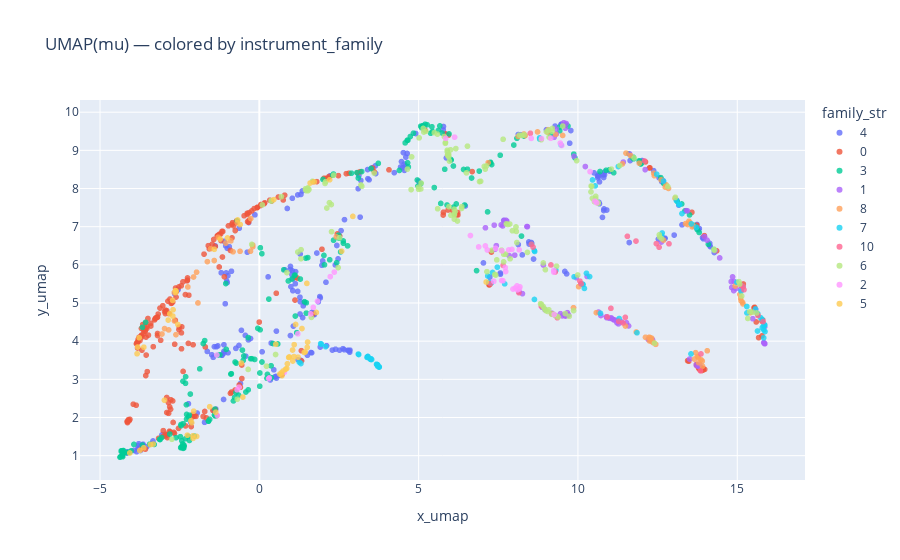

Write notebook code for a chart like this one.
### Code cell
fig = px.scatter(
    df,
    x="x_umap",
    y="y_umap",
    color="family_str",
    hover_data=["key", "family", "pitch"],
    title="UMAP(mu) — colored by instrument_family",
    opacity=0.8,
)
fig.update_traces(marker=dict(size=6))
fig.show()

### Figure 1 — Plotly figure (JSON) as saved in the notebook; plotly's stock layout.template omitted (floating-point values rounded to 4 significant figures; data arrays with more than 128 entries replaced by an {"elided": "..."} marker saying what was removed)
{"data": [{"customdata": {"elided": "240x3 mixed values"}, "hovertemplate": "family_str=4<br>x_umap=%{x}<br>y_umap=%{y}<br>key=%{customdata[0]}<br>family=%{customdata[1]}<br>pitch=%{customdata[2]}<extra></extra>", "legendgroup": "4", "marker": {"color": "#636efa", "opacity": 0.8, "size": 6, "symbol": "circle"}, "mode": "markers", "name": "4", "showlegend": true, "type": "scattergl", "x": {"elided": "240 float values"}, "xaxis": "x", "y": {"elided": "240 float values"}, "yaxis": "y"}, {"customdata": {"elided": "253x3 mixed values"}, "hovertemplate": "family_str=0<br>x_umap=%{x}<br>y_umap=%{y}<br>key=%{customdata[0]}<br>family=%{customdata[1]}<br>pitch=%{customdata[2]}<extra></extra>", "legendgroup": "0", "marker": {"color": "#EF553B", "opacity": 0.8, "size": 6, "symbol": "circle"}, "mode": "markers", "name": "0", "showlegend": true, "type": "scattergl", "x": {"elided": "253 float values"}, "xaxis": "x", "y": {"elided": "253 float values"}, "yaxis": "y"}, {"customdata": {"elided": "216x3 mixed values"}, "hovertemplate": "family_str=3<br>x_umap=%{x}<br>y_umap=%{y}<br>key=%{customdata[0]}<br>family=%{customdata[1]}<br>pitch=%{customdata[2]}<extra></extra>", "legendgroup": "3", "marker": {"color": "#00cc96", "opacity": 0.8, "size": 6, "symbol": "circle"}, "mode": "markers", "name": "3", "showlegend": true, "type": "scattergl", "x": {"elided": "216 float values"}, "xaxis": "x", "y": {"elided": "216 float values"}, "yaxis": "y"}, {"customdata": {"elided": "95x3 mixed values"}, "hovertemplate": "family_str=1<br>x_umap=%{x}<br>y_umap=%{y}<br>key=%{customdata[0]}<br>family=%{customdata[1]}<br>pitch=%{customdata[2]}<extra></extra>", "legendgroup": "1", "marker": {"color": "#ab63fa", "opacity": 0.8, "size": 6, "symbol": "circle"}, "mode": "markers", "name": "1", "showlegend": true, "type": "scattergl", "x": [7.372, 10.98, 13.82, 14.9, 15.84, 14.81, 11.14, 9.279, 7.669, 14.45, 8.398, 11.36, 9.509, 15.85, 14.96, 15.58, 7.589, 11.52, 10.72, 9.315, 15.83, 8.257, 10.23, 12.11, 12.23, 9.632, 9.606, 9.25, 14.83, 15.49, 7.097, 11.59, 14.3, 7.841, 11.22, 11.24, 15.86, 12.3, 10.9, 8.916, 9.605, 13.4, 9.557, 9.322, 11.42, 8.157, 9.668, 15.84, 7.744, 13.62, 9.581, 15.11, 11.08, 15.58, 12.34, 14.85, 14.89, 7.438, 15.86, 8.876, 10.65, 8.413, 13.97, 15.86, 13.44, 12.62, 9.705, 9.654, 13.71, 12.3, 12.21, 11.04, 9.689, 9.191, 8.964, 11.27, 7.636, 10.9, 13.79, 13.78, 12.28, 8.016, 9.948, 14.05, 11.62, 10.29, 7.404, 7.768, 15.12, 11.13, 13.5, 9.877, 10.09, 9.452, 12.68], "xaxis": "x", "y": [7.04, 4.599, 3.391, 5.563, 3.948, 5.56, 4.56, 4.679, 7.162, 6.182, 7.003, 4.505, 4.662, 3.948, 5.379, 4.761, 7.046, 4.482, 4.672, 9.558, 3.964, 5.245, 8.576, 8.494, 4.049, 9.703, 9.581, 9.341, 5.405, 4.588, 6.971, 4.399, 6.37, 6.241, 4.483, 4.546, 4.381, 4.01, 4.614, 5.995, 4.658, 7.42, 9.723, 9.43, 8.692, 5.292, 4.747, 3.955, 7.166, 7.014, 4.693, 5.342, 4.581, 4.827, 4.04, 5.684, 5.325, 6.502, 3.933, 4.888, 4.763, 7.002, 6.738, 3.935, 7.414, 6.598, 4.687, 4.669, 3.373, 4.009, 4.045, 4.611, 4.683, 4.729, 4.825, 4.454, 7.019, 4.639, 3.343, 3.337, 4.013, 6.254, 5.665, 6.646, 8.905, 5.697, 6.412, 7.146, 5.463, 4.556, 3.531, 8.844, 5.5, 4.72, 8.202], "yaxis": "y"}, {"customdata": {"elided": "84x3 mixed values"}, "hovertemplate": "family_str=8<br>x_umap=%{x}<br>y_umap=%{y}<br>key=%{customdata[0]}<br>family=%{customdata[1]}<br>pitch=%{customdata[2]}<extra></extra>", "legendgroup": "8", "marker": {"color": "#FFA15A", "opacity": 0.8, "size": 6, "symbol": "circle"}, "mode": "markers", "name": "8", "showlegend": true, "type": "scattergl", "x": [-2.664, 12.27, -0.8934, 0.3882, -0.6902, -1.97, -0.2066, -1.528, -1.051, 11.49, 13.59, 11.83, 11.65, -2.845, 12.32, -1.926, 11.4, -1.29, 13.66, 12.38, 12.4, 13.38, -2.616, 12.44, 12.31, 12.29, 9.519, 12.24, 9.861, 12.84, 12.24, 14.06, 13.48, -0.204, -0.277, 13.69, 15.18, -1.63, -0.6053, -0.268, 11.92, 5.913, 13.91, 13.52, 14.93, 13.9, -3.055, 15.11, -2.065, -2.669, 15.17, 15.41, 2.414, 10.58, 8.306, 13.79, -2.243, 8.121, 9.046, 8.342, 13.77, 12.69, 13.61, -0.8253, 13.75, 12.61, 12.38, 13.44, 12.74, 7.182, 9.301, 10.02, -2.974, 9.066, 13.86, -1.415, 12.37, 12.12, 8.731, 11.51, 13.05, 15.08, 15.12, 12.77], "xaxis": "x", "y": [4.529, 4.094, 6.628, 7.671, 7.103, 5.808, 6.52, 6.425, 6.569, 4.397, 6.994, 4.24, 8.862, 4.295, 4.078, 5.001, 8.645, 6.723, 3.531, 8.401, 8.336, 7.08, 4.17, 3.917, 3.99, 4.021, 9.391, 4.006, 4.876, 8.002, 4.102, 3.748, 7.142, 6.475, 6.358, 3.699, 4.976, 6.084, 6.355, 7.213, 8.664, 8.871, 3.345, 7.104, 5.445, 3.48, 4.188, 5.122, 5.681, 5.274, 5.015, 4.745, 6.733, 4.747, 9.428, 3.433, 5.421, 9.364, 9.475, 9.387, 3.575, 6.648, 7.025, 6.342, 3.597, 8.227, 3.958, 7.056, 8.038, 8.677, 9.417, 5.429, 4.33, 9.543, 3.513, 6.113, 3.96, 4.102, 9.483, 8.927, 7.746, 5.226, 5.057, 8.095], "yaxis": "y"}, {"customdata": {"elided": "84x3 mixed values"}, "hovertemplate": "family_str=7<br>x_umap=%{x}<br>y_umap=%{y}<br>key=%{customdata[0]}<br>family=%{customdata[1]}<br>pitch=%{customdata[2]}<extra></extra>", "legendgroup": "7", "marker": {"color": "#19d3f3", "opacity": 0.8, "size": 6, "symbol": "circle"}, "mode": "markers", "name": "7", "showlegend": true, "type": "scattergl", "x": [3.433, 11.85, 3.484, 3.679, 15.86, 3.38, 10.71, 15.83, 7.32, 3.48, 15.78, 7.7, 10.2, 3.755, 14.99, 10.14, 3.493, 12.62, 15.64, 7.279, 8.796, 13.19, 3.705, 15.64, 13.56, 12.69, 15.18, 13.72, 3.705, 15.3, 15.83, 12.47, 10.16, 8.63, 3.524, 2.081, 10.54, 3.106, 9.307, 3.714, 3.723, 3.749, 13.09, 13.55, 3.5, 3.766, 1.305, 7.168, 15.57, 13.17, 8.799, 15.12, 13.26, 15.82, 15.86, 11.29, 11.27, 15.74, 8.634, 3.758, 8.546, 1.255, 7.469, 7.198, 12.64, 15.87, 3.684, 1.946, 10.37, 3.718, 15.78, 14.27, 10.27, 3.712, 3.386, 1.925, 3.506, 10.46, 3.119, 3.408, 9.474, 15.3, 8.641, 9.878], "xaxis": "x", "y": [3.563, 4.22, 3.528, 3.395, 4.417, 3.575, 4.729, 4.088, 5.8, 3.534, 4.352, 5.502, 5.383, 3.321, 5.543, 5.497, 3.523, 6.772, 4.719, 5.524, 9.327, 7.585, 3.386, 4.267, 7.073, 8.196, 5.422, 6.981, 3.372, 4.908, 4.297, 8.374, 5.486, 6.376, 3.52, 3.856, 8.068, 3.661, 5.859, 3.344, 3.355, 3.337, 7.686, 3.666, 3.521, 3.322, 3.414, 5.709, 4.844, 7.577, 9.295, 5.31, 7.344, 4.4, 4.431, 4.593, 8.576, 4.613, 5.093, 3.329, 6.538, 3.449, 5.939, 5.543, 6.834, 4.251, 3.388, 3.92, 5.692, 3.358, 4.57, 6.405, 5.778, 3.382, 3.587, 3.935, 3.539, 8.225, 3.65, 3.6, 9.139, 4.739, 6.351, 5.687], "yaxis": "y"}, {"customdata": [["vocal_acoustic_000-069-100", 10, 69], ["vocal_synthetic_003-040-050", 10, 40], ["vocal_acoustic_000-063-050", 10, 63], ["vocal_synthetic_003-100-075", 10, 100], ["vocal_acoustic_000-058-050", 10, 58], ["vocal_synthetic_003-067-075", 10, 67], ["vocal_acoustic_000-070-127", 10, 70], ["vocal_synthetic_003-051-050", 10, 51], ["vocal_synthetic_003-040-100", 10, 40], ["vocal_synthetic_003-089-075", 10, 89], ["vocal_synthetic_003-021-025", 10, 21], ["vocal_acoustic_000-055-100", 10, 55], ["vocal_synthetic_003-058-025", 10, 58], ["vocal_synthetic_003-068-127", 10, 68], ["vocal_acoustic_000-059-050", 10, 59], ["vocal_synthetic_003-079-127", 10, 79], ["vocal_acoustic_000-065-075", 10, 65], ["vocal_acoustic_000-052-050", 10, 52], ["vocal_synthetic_003-102-100", 10, 102], ["vocal_acoustic_000-067-100", 10, 67], ["vocal_acoustic_000-057-050", 10, 57], ["vocal_synthetic_003-052-127", 10, 52], ["vocal_synthetic_003-061-050", 10, 61], ["vocal_acoustic_000-066-100", 10, 66], ["vocal_synthetic_003-099-075", 10, 99], ["vocal_synthetic_003-030-100", 10, 30], ["vocal_synthetic_003-036-075", 10, 36], ["vocal_synthetic_003-039-075", 10, 39], ["vocal_acoustic_000-064-025", 10, 64], ["vocal_synthetic_003-029-025", 10, 29], ["vocal_acoustic_000-054-075", 10, 54]], "hovertemplate": "family_str=10<br>x_umap=%{x}<br>y_umap=%{y}<br>key=%{customdata[0]}<br>family=%{customdata[1]}<br>pitch=%{customdata[2]}<extra></extra>", "legendgroup": "10", "marker": {"color": "#FF6692", "opacity": 0.8, "size": 6, "symbol": "circle"}, "mode": "markers", "name": "10", "showlegend": true, "type": "scattergl", "x": [7.651, 15.12, 8.542, 9.152, 11.55, 8.846, 9.286, 13.86, 15.81, 9.352, 8.505, 11.49, 11.42, 9.172, 12.46, 8.146, 11.03, 12.86, 10.92, 10.06, 11.82, 13.85, 11.28, 10.1, 7.25, 15.19, 15.21, 15.65, 8.59, 12.09, 12.55], "xaxis": "x", "y": [5.987, 5.453, 6.539, 5.997, 6.748, 4.921, 5.813, 3.665, 4.513, 4.613, 9.447, 4.624, 4.477, 4.715, 6.556, 5.269, 4.86, 6.551, 4.636, 5.572, 6.623, 3.222, 4.518, 5.502, 5.508, 5.427, 5.347, 4.672, 6.466, 8.722, 6.463], "yaxis": "y"}, {"customdata": {"elided": "153x3 mixed values"}, "hovertemplate": "family_str=6<br>x_umap=%{x}<br>y_umap=%{y}<br>key=%{customdata[0]}<br>family=%{customdata[1]}<br>pitch=%{customdata[2]}<extra></extra>", "legendgroup": "6", "marker": {"color": "#B6E880", "opacity": 0.8, "size": 6, "symbol": "circle"}, "mode": "markers", "name": "6", "showlegend": true, "type": "scattergl", "x": {"elided": "153 float values"}, "xaxis": "x", "y": {"elided": "153 float values"}, "yaxis": "y"}, {"customdata": {"elided": "46x3 mixed values"}, "hovertemplate": "family_str=2<br>x_umap=%{x}<br>y_umap=%{y}<br>key=%{customdata[0]}<br>family=%{customdata[1]}<br>pitch=%{customdata[2]}<extra></extra>", "legendgroup": "2", "marker": {"color": "#FF97FF", "opacity": 0.8, "size": 6, "symbol": "circle"}, "mode": "markers", "name": "2", "showlegend": true, "type": "scattergl", "x": [5.851, 7.417, 8.098, 9.24, 7.358, 1.826, -0.6332, 7.612, 7.961, 8.087, 7.718, 7.646, 10.38, 1.209, -0.6975, 7.826, 7.604, 8.028, 2.353, 2.227, 0.7848, 10.53, 9.445, 9.145, 7.928, 7.156, -1.33, 6.625, 8.179, 7.731, 8.534, 0.3111, 10.59, 9.489, 9.241, 8.162, 8.155, 1.694, 1.612, 8.855, 9.254, 6.884, 0.2943, -1.321, 6.129, 7.095], "xaxis": "x", "y": [9.314, 6.431, 5.345, 5.856, 5.568, 5.048, 2.795, 6.366, 5.365, 5.449, 5.93, 5.583, 8.443, 4.192, 2.726, 6.391, 5.59, 5.391, 5.81, 5.691, 3.187, 7.669, 9.19, 9.316, 6.403, 6.389, 3.637, 6.768, 5.423, 5.824, 9.314, 3.039, 7.625, 9.128, 5.808, 5.371, 6.393, 4.884, 4.714, 9.31, 4.698, 6.469, 3.021, 2.056, 9.346, 6.496], "yaxis": "y"}, {"customdata": {"elided": "65x3 mixed values"}, "hovertemplate": "family_str=5<br>x_umap=%{x}<br>y_umap=%{y}<br>key=%{customdata[0]}<br>family=%{customdata[1]}<br>pitch=%{customdata[2]}<extra></extra>", "legendgroup": "5", "marker": {"color": "#FECB52", "opacity": 0.8, "size": 6, "symbol": "circle"}, "mode": "markers", "name": "5", "showlegend": true, "type": "scattergl", "x": [-1.368, -1.558, 1.338, 0.6441, 1.725, 2.935, -0.6824, 0.745, 1.139, 0.455, -2.625, 0.7098, 1.789, -2.86, 1.515, -3.33, -3.625, 7.119, -4.065, 0.9201, 0.86, -1.231, -2.978, 1.409, 0.6887, -1.413, -2.81, -2.124, -3.818, 1.052, -2.708, 0.9421, -0.5173, 1.094, -2.261, -3.418, 0.8809, 1.492, 1.087, -3.772, 1.043, -2.084, 2.208, 1.594, -2.079, 0.8243, -1.967, 1.215, -2.615, -2.557, -2.723, -3.75, 1.438, -3.624, -2.06, 0.5167, -2.147, -0.5647, 1.503, -0.601, -3.837, 2.584, -2.635, -0.9995, -2.714], "xaxis": "x", "y": [2.138, 2.283, 4.331, 3.137, 8.174, 7.27, 7.177, 3.219, 4.437, 7.709, 5.272, 3.094, 4.752, 4.553, 3.977, 1.304, 1.207, 5.551, 1.07, 3.574, 3.286, 6.677, 2.454, 3.704, 3.169, 6.408, 4.717, 1.863, 3.846, 3.48, 4.823, 3.586, 2.535, 3.909, 1.536, 1.291, 3.407, 5.514, 3.597, 4.088, 3.767, 1.52, 8.23, 8.143, 1.453, 3.264, 1.504, 3.581, 5.317, 4.437, 5.068, 1.136, 3.717, 3.842, 2.165, 3.92, 1.913, 3.426, 3.838, 7.057, 3.67, 6.357, 5.323, 6.705, 4.658], "yaxis": "y"}], "layout": {"legend": {"title": {"text": "family_str"}, "tracegroupgap": 0}, "title": {"text": "UMAP(mu) — colored by instrument_family"}, "xaxis": {"anchor": "y", "domain": [0, 1], "title": {"text": "x_umap"}}, "yaxis": {"anchor": "x", "domain": [0, 1], "title": {"text": "y_umap"}}}}
